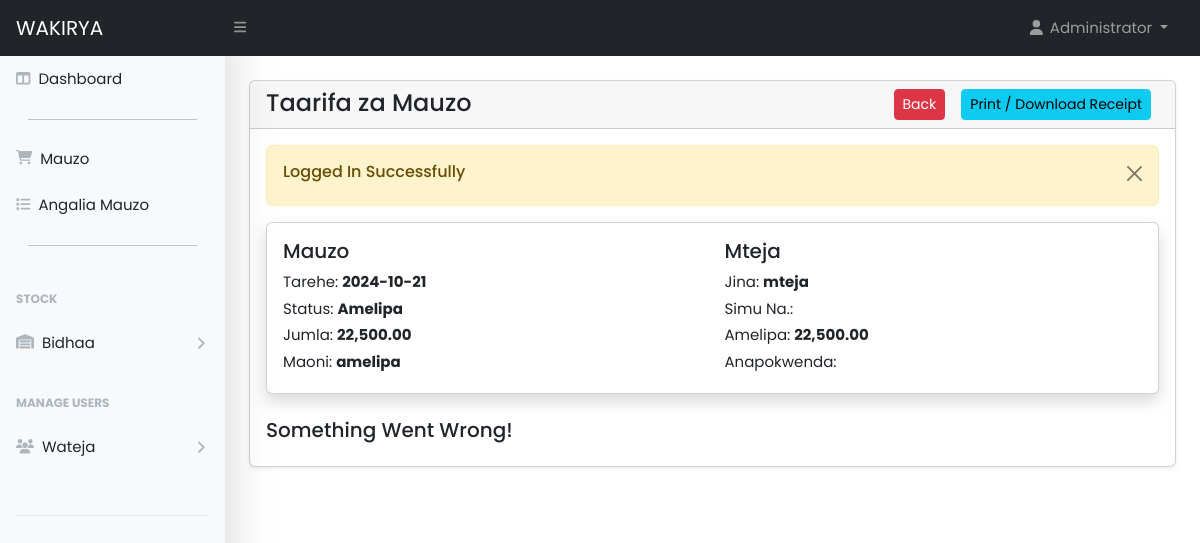
Page /user/orders-view.php?track=47538 (signed in) on the committed database.
### tables this page shows
CREATE TABLE `orders` (
  `id` int(11) NOT NULL,
  `customer_id` int(11) NOT NULL,
  `tracking_no` varchar(100) NOT NULL,
  `invoice_no` varchar(100) NOT NULL,
  `destination` varchar(100) NOT NULL,
  `total_amount` varchar(100) NOT NULL,
  `paid_amount` varchar(100) DEFAULT NULL,
  `due_amount` varchar(100) DEFAULT NULL,
  `surplus_amount` varchar(100) NOT NULL,
  `loan_payment` varchar(100) NOT NULL,
  `order_date` date NOT NULL,
  `order_status` varchar(100) DEFAULT NULL,
  `comment` varchar(255) DEFAULT NULL,
  `payment_mode` varchar(100) DEFAULT NULL COMMENT 'cash, online',
  `order_placed_by_id` int(11) NOT NULL,
  `created_at` date NOT NULL DEFAULT current_timestamp()
);

CREATE TABLE `customers` (
  `id` int(11) NOT NULL,
  `name` varchar(255) NOT NULL,
  `email` varchar(255) DEFAULT NULL,
  `phone` varchar(255) DEFAULT NULL,
  `status` tinyint(1) DEFAULT 0 COMMENT '0=visible,1=hidden',
  `created_at` date NOT NULL DEFAULT current_timestamp()
);

### user/orders-view.php (the view, shortened to what this page needs)
<?php include('includes/header.php'); ?>
<div class="container-fluid px-4">
    <div class="card mt-4 shadow-sm">
        <div class="card-header">
            <h4 class="mb-0">Taarifa za Mauzo
                <a href="orders-view-print.php?track=<?= $_GET['track'] ?>" class="btn btn-info mx-2 btn-sm float-end">Print / Download Receipt</a>
                <a href="orders.php" class="btn btn-danger mx-2 btn-sm float-end">Back</a>
            </h4>
        </div>
        <div class="card-body">
            <?php
            if (isset($_GET['track'])) {
            ?>
                    <?php
                $trackingNo = validate($_GET['track']);
                $query = "SELECT o.*, c.* FROM orders o, customers c
                                WHERE c.id = o.customer_id AND tracking_no='$trackingNo'
                                ORDER BY o.id DESC";
                $orders = mysqli_query($conn, $query);
                if ($orders) {
                    if (mysqli_num_rows($orders) > 0) {
                        $orderData = mysqli_fetch_assoc($orders);
                    ?>
                        <div class="card card-body shadow border-1 mb-4">
                            <div class="row">
                                <div class="col-md-6">
                                    <h5>Mauzo</h5>
                                    <label class="mb-1">
                                        Tarehe:
                                        <span class="fw-bold"><?= $orderData['order_date']; ?></span>
                                    </label>
                                    <br />
                                    <label class="mb-1">
                                        Status:
                                        <span class="fw-bold"><?= $orderData['order_status']; ?></span>
                                    </label>
                                    <br />
                                    <label class="mb-1">
                                        Jumla:
                                        <span class="fw-bold"><?= number_format($orderData['total_amount'], 2); ?></span>
                                    </label>
                                    <br />
                                    <label class="mb-1">
                                        Maoni:
                                        <span class="fw-bold"><?= $orderData['comment']; ?></span>
                                    </label>
                                    <br />
                                </div>
                                <div class="col-md-6">
                                    <h5>Mteja</h5>
                                    <label class="mb-1">
                                        Jina:
                                        <span class="fw-bold"><?= $orderData['name']; ?></span>
                                    </label>
                                    <br />
                                    <label class="mb-1">
                                        Simu Na.:
                                    </label>
                                    <br />
                                    <label class="mb-1">
                                        Amelipa:
                                        <span class="fw-bold"><?= number_format($orderData['paid_amount'], 2); ?></span>
                                    </label>
                                    <br />
                                    <label class="mb-1">
                                        Anapokwenda:
                                    </label>
                                    <br />
                                </div>
                            </div>
                        </div>
                        <?php
                        $orderItemQuery = "SELECT oi.quantity as orderItemQuantity, oi.price as orderItemPrice, o.*, oi.*, p.*
                                    FROM orders as o, order_items as oi, products as p
                                    WHERE oi.order_id = o.id AND p.id = oi.product_id AND o.tracking_no='$trackingNo'";
                        $orderItemsRes = mysqli_query($conn, $orderItemQuery);
                        if ($orderItemsRes) {
                            if (mysqli_num_rows($orderItemsRes) > 0) {
                        ?>
                                <h5 class="my-3">Bidhaa</h5>
                                <div class="table-responsive">
                                    <table class="table table-bordered table-striped">
                                        <thead>
                                            <tr>
                                                <th>Jina</th>
                                                <th class="text-center">Bei</th>
                                                <th class="text-center">Idadi</th>
                                                <th class="text-center">Jumla (Bei)</th>
                                            </tr>
                                        </thead>
                                        <tbody>
                                            <?php foreach ($orderItemsRes as $orderItemRow) : ?>
                                                <tr>
                                                    <td>
                                                        <?= $orderItemRow['name']; ?>
                                                    </td>
                                                    <td width="15%" class="fw-bold text-center">
                                                        <?= number_format($orderItemRow['orderItemPrice'], 0) ?>
                                                    </td>
                                                    <td width="15%" class="fw-bold text-center">
                                                        <?= $orderItemRow['orderItemQuantity']; ?>
                                                    </td>
                                                    <td width="15%" class="fw-bold text-center">
                                                        <?= number_format($orderItemRow['orderItemPrice'] * $orderItemRow['orderItemQuantity'], 0) ?>
                                                    </td>
                                                </tr>
                                            <?php endforeach; ?>
                                            <tr>
                                                <td class="fw-bold">Jumla ya Gharama: </td>
                                                <td colspan="3" class="text-end px-5 fw-bold">TSh. <?= number_format($orderItemRow['total_amount'], 0); ?></td>
                                            </tr>
                                        </tbody>
                                    </table>
                                </div>
                        <?php
                            } else {
                                echo '<h5>Something Went Wrong!</h5>';
                                return false;
                            }
                        } else {
                            echo '<h5>Something Went Wrong!</h5>';
                            return false;
                        }
                        ?>
                <?php
                    } else {
                        echo '<h5>No Record Found!</h5>';
                        return false;
                    }
                } else {
                    echo '<h5>Something Went Wrong!</h5>';
                }
            }
            ?>

### rows in the picture
orders: order_date "2024-10-21", order_status "Amelipa", total_amount "22,500.00", comment "amelipa", customer.name "mteja", paid_amount "22,500.00"

### other values in the picture
$_SESSION['loggedInUser']['name'] "Administrator"
$_SESSION['status'] "Logged In Successfully"
